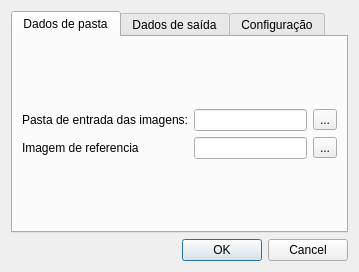
<?xml version="1.0" encoding="UTF-8"?>
<ui version="4.0">
 <class>DlgEstatisticasEspectrais</class>
 <widget class="QDialog" name="DlgEstatisticasEspectrais">
  <property name="windowModality">
   <enum>Qt::WindowModal</enum>
  </property>
  <property name="geometry">
   <rect>
    <x>0</x>
    <y>0</y>
    <width>359</width>
    <height>272</height>
   </rect>
  </property>
  <property name="minimumSize">
   <size>
    <width>50</width>
    <height>0</height>
   </size>
  </property>
  <property name="sizeIncrement">
   <size>
    <width>1</width>
    <height>0</height>
   </size>
  </property>
  <property name="baseSize">
   <size>
    <width>50</width>
    <height>0</height>
   </size>
  </property>
  <property name="windowTitle">
   <string>Estatisticas espectrais</string>
  </property>
  <property name="styleSheet">
   <string notr="true"/>
  </property>
  <layout class="QVBoxLayout" name="verticalLayout">
   <item>
    <widget class="QTabWidget" name="tabWidget">
     <property name="currentIndex">
      <number>0</number>
     </property>
     <widget class="QWidget" name="tab_3">
      <attribute name="title">
       <string>Dados de pasta</string>
      </attribute>
      <layout class="QVBoxLayout" name="verticalLayout_2">
       <item>
        <layout class="QGridLayout" name="gridLayout">
         <item row="0" column="1">
          <widget class="QLineEdit" name="leInFolder"/>
         </item>
         <item row="0" column="2">
          <widget class="QToolButton" name="toolbFindInFolder">
           <property name="text">
            <string>...</string>
           </property>
          </widget>
         </item>
         <item row="0" column="0">
          <widget class="QLabel" name="label">
           <property name="text">
            <string>Pasta de entrada das imagens:</string>
           </property>
          </widget>
         </item>
         <item row="1" column="1">
          <widget class="QLineEdit" name="leImgRefer"/>
         </item>
         <item row="1" column="0">
          <widget class="QLabel" name="label_3">
           <property name="text">
            <string>Imagem de referencia</string>
           </property>
          </widget>
         </item>
         <item row="1" column="2">
          <widget class="QToolButton" name="toolbFindImgRefer">
           <property name="text">
            <string>...</string>
           </property>
          </widget>
         </item>
        </layout>
       </item>
      </layout>
     </widget>
     <widget class="QWidget" name="tab_2">
      <attribute name="title">
       <string>Dados de saída</string>
      </attribute>
      <layout class="QVBoxLayout" name="verticalLayout_4">
       <item>
        <layout class="QGridLayout" name="gridLayout_4">
         <item row="0" column="0">
          <widget class="QLabel" name="label_8">
           <property name="text">
            <string>Pasta de saída das imagens:</string>
           </property>
          </widget>
         </item>
         <item row="0" column="2">
          <widget class="QToolButton" name="toolButton_3">
           <property name="text">
            <string>...</string>
           </property>
          </widget>
         </item>
         <item row="0" column="1">
          <widget class="QLineEdit" name="leOutFolder"/>
         </item>
        </layout>
       </item>
      </layout>
     </widget>
     <widget class="QWidget" name="tab">
      <attribute name="title">
       <string>Configuração</string>
      </attribute>
      <layout class="QVBoxLayout" name="verticalLayout_3">
       <item>
        <layout class="QGridLayout" name="gridLayout_2">
         <item row="1" column="0">
          <widget class="QCheckBox" name="cbSD">
           <property name="text">
            <string>Desvio padrão</string>
           </property>
          </widget>
         </item>
         <item row="0" column="0">
          <widget class="QCheckBox" name="cbMedia">
           <property name="text">
            <string>Media</string>
           </property>
          </widget>
         </item>
         <item row="3" column="0">
          <widget class="QCheckBox" name="cbModa">
           <property name="text">
            <string>Moda</string>
           </property>
          </widget>
         </item>
         <item row="0" column="1">
          <widget class="QCheckBox" name="cbMin">
           <property name="text">
            <string>Mínimo</string>
           </property>
          </widget>
         </item>
         <item row="2" column="0">
          <widget class="QCheckBox" name="cvCV">
           <property name="text">
            <string>Coeficiente de variação</string>
           </property>
          </widget>
         </item>
         <item row="1" column="1">
          <widget class="QCheckBox" name="cbMax">
           <property name="text">
            <string>Máximo</string>
           </property>
          </widget>
         </item>
         <item row="2" column="1">
          <widget class="QCheckBox" name="cbSoma">
           <property name="text">
            <string>Soma</string>
           </property>
          </widget>
         </item>
         <item row="3" column="1">
          <widget class="QCheckBox" name="cbMediana">
           <property name="text">
            <string>Mediana</string>
           </property>
          </widget>
         </item>
        </layout>
       </item>
      </layout>
     </widget>
    </widget>
   </item>
   <item>
    <layout class="QHBoxLayout" name="horizontalLayout">
     <item>
      <widget class="QDialogButtonBox" name="bbOkCancel">
       <property name="orientation">
        <enum>Qt::Horizontal</enum>
       </property>
       <property name="standardButtons">
        <set>QDialogButtonBox::Cancel|QDialogButtonBox::Ok</set>
       </property>
      </widget>
     </item>
    </layout>
   </item>
  </layout>
 </widget>
 <resources/>
 <connections>
  <connection>
   <sender>bbOkCancel</sender>
   <signal>accepted()</signal>
   <receiver>DlgEstatisticasEspectrais</receiver>
   <slot>accept()</slot>
   <hints>
    <hint type="sourcelabel">
     <x>248</x>
     <y>254</y>
    </hint>
    <hint type="destinationlabel">
     <x>157</x>
     <y>274</y>
    </hint>
   </hints>
  </connection>
  <connection>
   <sender>bbOkCancel</sender>
   <signal>rejected()</signal>
   <receiver>DlgEstatisticasEspectrais</receiver>
   <slot>reject()</slot>
   <hints>
    <hint type="sourcelabel">
     <x>316</x>
     <y>260</y>
    </hint>
    <hint type="destinationlabel">
     <x>286</x>
     <y>274</y>
    </hint>
   </hints>
  </connection>
 </connections>
</ui>
